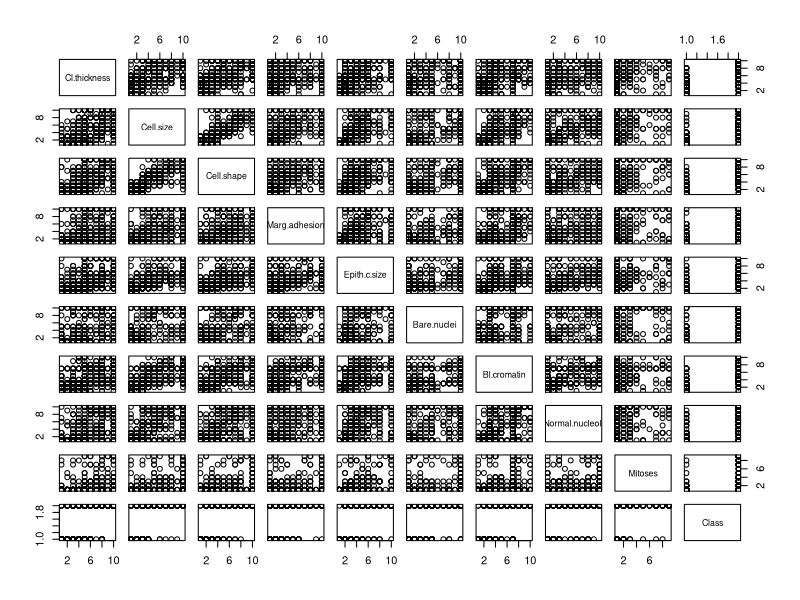
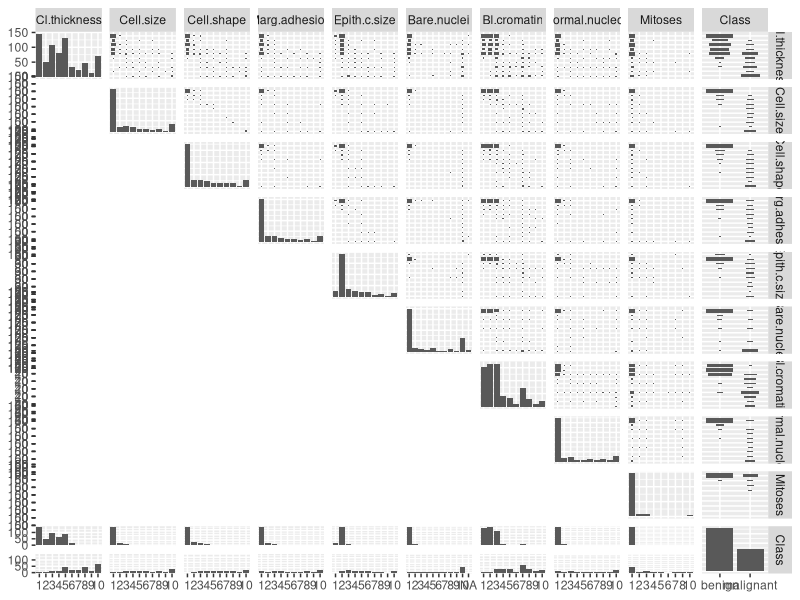
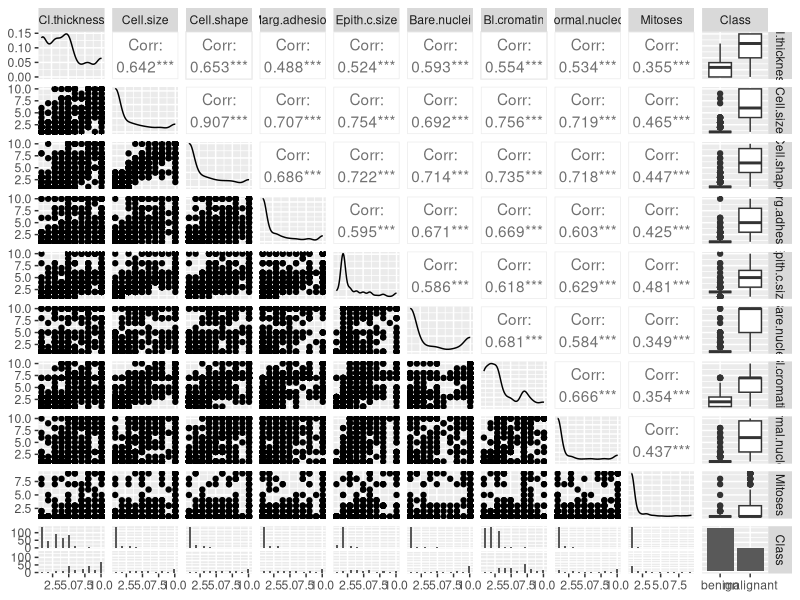
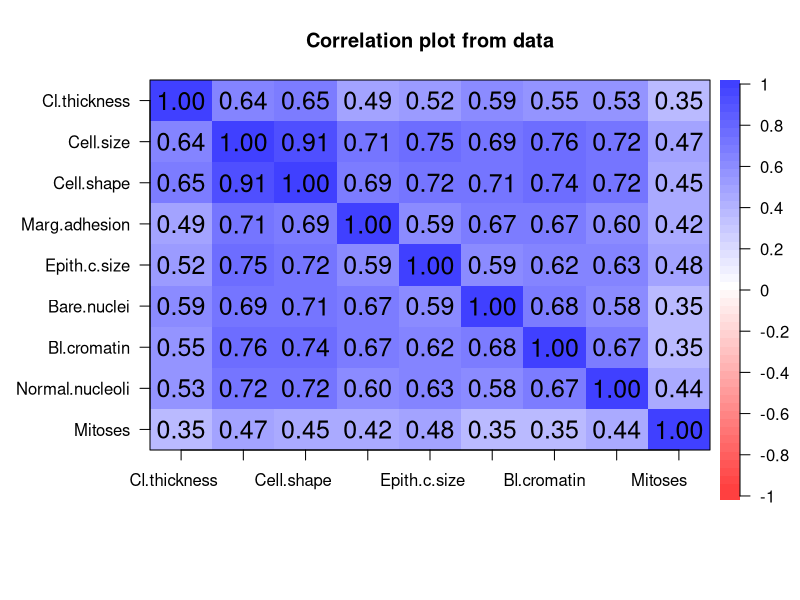
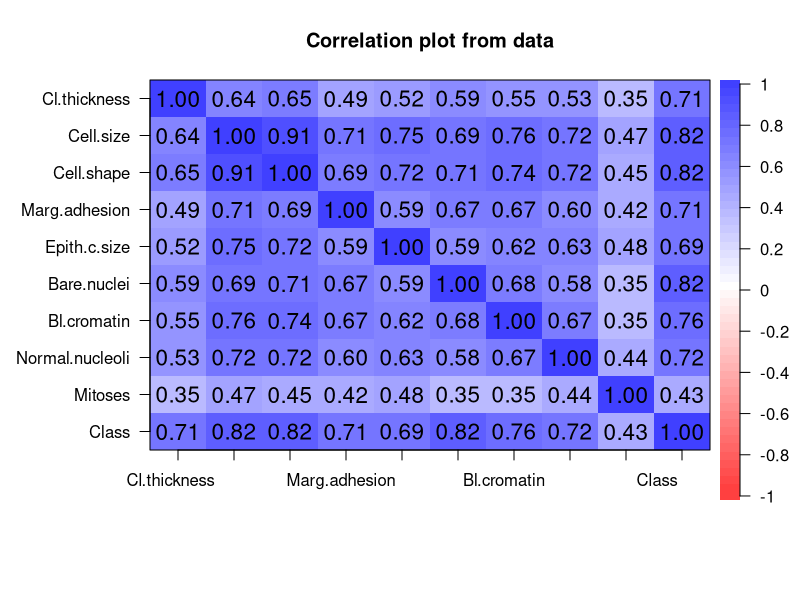

These figures' R source, in order: (Note: this script raises an error after producing the figures.)
## ---- chunk 1
knitr::opts_chunk$set(echo = TRUE, cache = TRUE)
## ---- chunk 2
### Summary stuff for DS2 final project

library(mlbench)
data(BreastCancer)
attach(BreastCancer)
library(dplyr)
BreastCancer <- BreastCancer[,-1] # remove ID column
summary(BreastCancer) # note that everything is factor

plot(BreastCancer)
## ---- chunk 3
library(GGally)
ggpairs(BreastCancer) # note all are factors
## ---- chunk 4
BreastCancer = BreastCancer %>% 
  mutate(Cl.thickness=as.numeric(Cl.thickness)) %>% 
  mutate(Cell.size=as.numeric(Cell.size)) %>%  
  mutate(Cell.shape=as.numeric(Cell.shape)) %>%  
  mutate(Marg.adhesion=as.numeric(Marg.adhesion)) %>%  
  mutate(Epith.c.size=as.numeric(Epith.c.size)) %>%  
  mutate(Bare.nuclei=as.numeric(Bare.nuclei)) %>%  
  mutate(Bl.cromatin=as.numeric(Bl.cromatin)) %>%  
  mutate(Normal.nucleoli=as.numeric(Normal.nucleoli)) %>%  
  mutate(Mitoses=as.numeric(Mitoses)) %>% na.omit()

ggpairs(BreastCancer) # all but response are numeric
## ---- chunk 5
library(psych)
cor.plot(BreastCancer[,-10]) # correlation not including response
## ---- chunk 6
BreastCancer_num <- BreastCancer %>% 
  mutate(Class = as.numeric(Class)-1) # numeric response
cor.plot(BreastCancer_num[,])
## ---- chunk 7
featurePlot(x=BreastCancer[,-10], y=BreastCancer[,10], 
            plot="pairs", 
            auto.key=list(columns=3))

featurePlot(x=BreastCancer[,-10], y=BreastCancer[,10], 
            plot="density", 
            scales=list(x=list(relation="free"), 
                        y=list(relation="free")), 
            auto.key=list(columns=3),
            layout=c(3,3))

featurePlot(x=BreastCancer[,-10], y=BreastCancer[,10], 
            plot="box", 
            scales=list(x=list(relation="free"), 
                        y=list(relation="free")), 
            auto.key=list(columns=3),
            layout=c(3,3))
## ---- chunk 8
glm1 = glm(Class ~., data=BreastCancer,family=binomial)

summary(glm1)
## ---- chunk 9
glm2 = glm(Class ~ Cl.thickness + Marg.adhesion + 
             Bare.nuclei + Bl.cromatin, 
           data=BreastCancer,family=binomial)

summary(glm2)
## ---- chunk 10
library(caret)

featurePlot(x=BreastCancer[,c(1,4,6,7)], y=BreastCancer[,10], 
            plot="density", 
            scales=list(x=list(relation="free"), 
                        y=list(relation="free")), 
            auto.key=list(columns=3))

featurePlot(x=BreastCancer[,c(1,4,6,7)], y=BreastCancer[,10], 
            plot="box", 
            scales=list(x=list(relation="free"), 
                        y=list(relation="free")), 
            auto.key=list(columns=3))
## ---- chunk 11
set.seed(1)
BreastCancer.train <- sample(1:nrow(BreastCancer), 410) 

BreastCancer.test=BreastCancer[-BreastCancer.train,] # test
dim(BreastCancer.test)
Class.test=BreastCancer$Class[-BreastCancer.train]

glm.fits=glm(Class ~ Cl.thickness + Marg.adhesion + 
             Bare.nuclei + Bl.cromatin, 
           data=BreastCancer,family=binomial, subset=BreastCancer.train)

glm.probs = predict(glm.fits, BreastCancer.test, type = "response")
glm.pred=rep("benign",273)
glm.pred[glm.probs >.5]="malignant"
table(glm.pred, Class.test)


mean(glm.pred == Class.test)
mean(glm.pred != Class.test)

library(pROC)

roc.glm.train <- roc(BreastCancer.test$Class, glm.probs,
               levels = c("benign", "malignant"))
plot(roc.glm.train, legacy.axes = TRUE)

auc(roc.glm.train)
